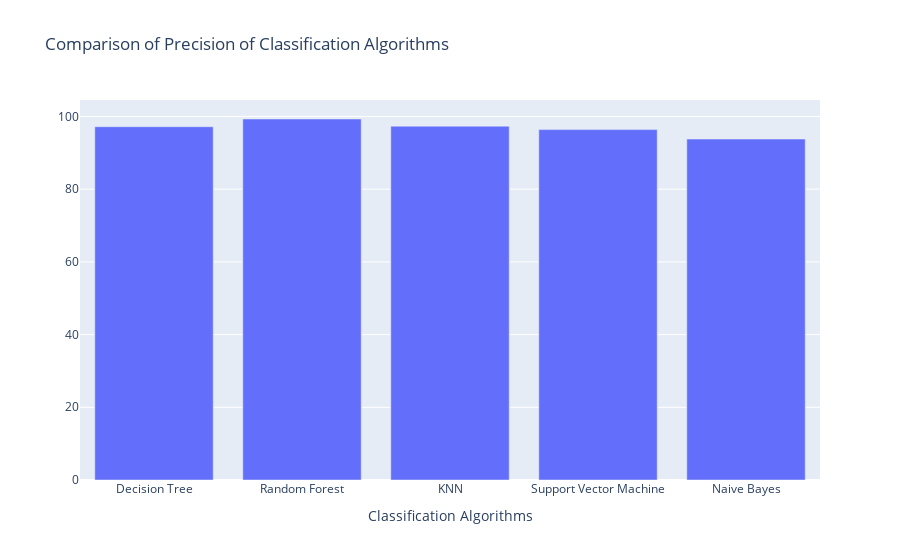

This figure's notebook cell:
### Code cell
trace2 = {
  'x': algorithms,
  'y': precision,
  'name': 'score',
  'type': 'bar'
    
}

data = [trace2];
layout = {
  'xaxis': {'title': 'Classification Algorithms'},
  'title': 'Comparison of Precision of Classification Algorithms'
};
fig = go.Figure(data = data, layout = layout)
iplot(fig)

### Figure 1 — Plotly figure (JSON) as saved in the notebook; plotly's stock layout.template omitted (floating-point values rounded to 4 significant figures)
{"data": [{"y": [97.17, 99.3, 97.31, 96.38, 93.78], "x": ["Decision Tree", "Random Forest", "KNN", "Support Vector Machine", "Naive Bayes"], "type": "bar", "name": "score"}], "layout": {"xaxis": {"title": {"text": "Classification Algorithms"}}, "title": {"text": "Comparison of Precision of Classification Algorithms"}}}
